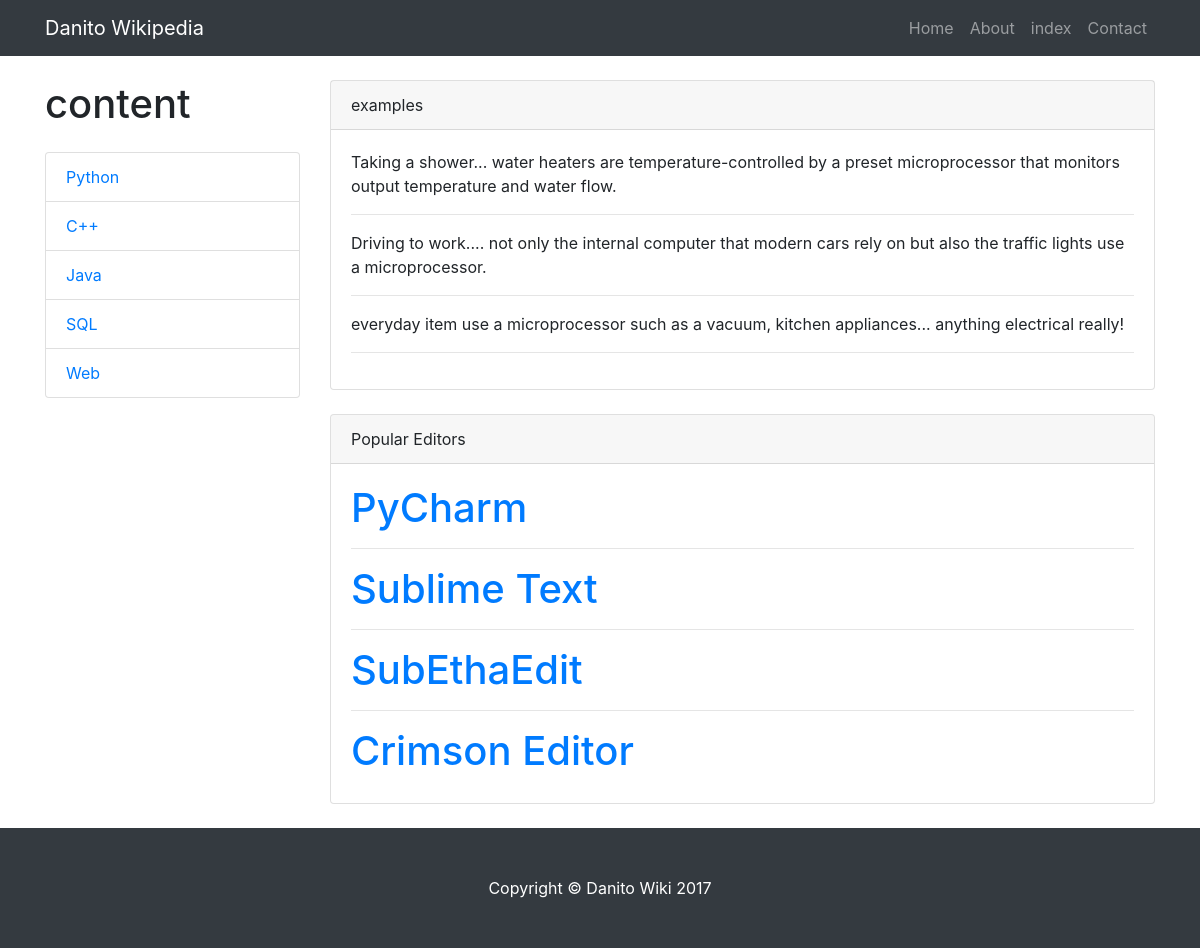
/Examples/, run on the app's committed database.
### wiki/models.py (models this page shows)
class languagecont(models.Model):
    language = models.CharField(max_length=200)
    information = models.TextField()
    figure = models.CharField(max_length=200)
    figureinfo = models.TextField()
    figuredob = models.CharField(max_length=200)

class example(models.Model):
    examName = models.CharField(max_length=200)
    examOne = models.TextField()
    examTwo = models.TextField()
    examThree = models.TextField()
    popeditors = models.CharField(max_length=200, default='Popular Editors')
    popeditor1 = models.CharField(max_length=200, default=' ')
    popeditor1link = models.CharField(max_length=200, default=' ')
    popeditor2 = models.CharField(max_length=200, default=' ')
    popeditor2link = models.CharField(max_length=200, default=' ')
    popeditor3 = models.CharField(max_length=200, default=' ')
    popeditor3link = models.CharField(max_length=200, default=' ')
    popeditor4 = models.CharField(max_length=200, default=' ')
    popeditor4link = models.CharField(max_length=200, default=' ')

### wiki/views.py (the view)
# urls.py: path('Examples/', views.wiki_liste, name='examples'),
def wiki_liste(request):
    pythonobj = languagecont.objects.filter(pk=1)
    cplusplusobj = languagecont.objects.filter(pk=2)
    javaobj = languagecont.objects.filter(pk=3)
    sqlobj = languagecont.objects.filter(pk=4)
    webobj = languagecont.objects.filter(pk=5)
    homeobj = languagecont.objects.filter(pk=6)
    exampleobj = example.objects.filter(pk=8)
    usageobj = usage.objects.filter(pk=8)
    return render(request, 'wiki/indexe.html', {'python': pythonobj, 'cplusplus': cplusplusobj,
                                                'java': javaobj, 'sql': sqlobj, 'web': webobj, 'home': homeobj,
                                                'usage': usageobj, 'example': exampleobj})

### wiki/templates/wiki/indexe.html (shortened to what this page needs)
{% load static %}
<!DOCTYPE html>
<html lang="en">
  <head>
    <link href="{% static "vendor/bootstrap/css/bootstrap.min.css" %}" rel="stylesheet">
    <link href="{% static "css/shop-item.css" %}" rel="stylesheet">
  </head>
  <body>
    <nav class="navbar navbar-expand-lg navbar-dark bg-dark fixed-top">
      <div class="container">
        <a class="navbar-brand" href="{% url 'index' %}">Danito Wikipedia</a></br>
        <div class="collapse navbar-collapse" id="navbarResponsive">
          <ul class="navbar-nav ml-auto">
            <li class="nav-item">
              <a class="nav-link" href="{% url 'index' %}">Home
              </a>
            </li>
            <li class="nav-item">
              <a class="nav-link" href="{% url 'about' %}">About</a>
            </li>
            <li class="nav-item">
              <a class="nav-link" href="{% url 'indexindex' %}">index</a>
            </li>
            <li class="nav-item">
              <a class="nav-link" href="{% url 'contact' %}">Contact</a>
            </li>
          </ul>
        </div>
      </div>
    </nav>
    <div class="container">
      <div class="row">
        <div class="col-lg-3">
          <h1 class="my-4">content</h1>
          <div class="list-group">
            <a href="{% url 'Python' %}" class="list-group-item">
            {% for info in python %}
            	{{ info.language }}
            {% endfor %}
            </a>
            <a href="{% url 'C++' %}" class="list-group-item">
            {% for info in cplusplus %}
            	{{ info.language }}
            {% endfor %}
            </a>
            <a href="{% url 'Java' %}" class="list-group-item">
            {% for info in java %}
            	{{ info.language }}
            {% endfor %}
            </a>
            <a href="{% url 'SQL' %}" class="list-group-item">
            {% for info in sql %}
            	{{ info.language }}
            {% endfor %}
            </a>
				<a href="{% url 'Web' %}" class="list-group-item">
				{% for info in web %}
            	{{ info.language }}
            {% endfor %}
				</a>
          </div>
        </div>
        <div class="col-lg-9">
          <div class="card mt-4">
            <div class="card-header">
              examples
            </div>
            <div class="card-body">
              <p>
              {% for info in example %}
            	{{ info.examOne }}
            {% endfor %}
            </p>
              <hr>
            <p>
              {% for info in example %}
            	{{ info.examTwo }}
            {% endfor %}
            </p>
              <hr>
            <p>
              {% for info in example %}
            	{{ info.examThree }}
            {% endfor %}
            </p>
              <hr>
            </div>
          </div>
          <div class="card card-outline-secondary my-4">
            <div class="card-header">
              {% for info in example %}
            	{{ info.popeditors }}
            {% endfor %}
            </div>
            <div class="card-body">
            <h1><a href="{% for info in example %}
            	{{ info.popeditor1link }}
            {% endfor %}">{% for info in example %}
            	{{ info.popeditor1 }}
            {% endfor %}
            </a>
            </h1>
              <hr>
            <h1><a href="{% for info in example %}
            	{{ info.popeditor2link }}
            {% endfor %}">{% for info in example %}
            	{{ info.popeditor2 }}
            {% endfor %}
            </a>
            </h1>
              <hr>
              <h1><a href="{% for info in example %}
            	{{ info.popeditor3link }}
            {% endfor %}">{% for info in example %}
            	{{ info.popeditor3 }}
            {% endfor %}
            </a>
            </h1>
              <hr>
              <h1><a href="{% for info in example %}
            	{{ info.popeditor4link }}
            {% endfor %}">{% for info in example %}
            	{{ info.popeditor4 }}
            {% endfor %}
            </a>
            </h1>
            </div>
          </div>
        </div>
      </div>
    </div>
    <footer class="py-5 bg-dark">
      <div class="container">
        <p class="m-0 text-center text-white">Copyright &copy; Danito Wiki 2017</p>
      </div>
    </footer>
  </body>
</html>

### wiki/templates/wiki/static/css/shop-item.css (style rules this page uses)
body { padding-top: 54px; }
@media (min-width: 992px) { body { padding-top: 56px; } }

### data on the page
languagecont: language "Python"
languagecont: language "C++"
languagecont: language "Java"
languagecont: language "SQL"
languagecont: language "Web"
example: examOne "Taking a shower... water heaters are temperature-controlled by a preset microprocessor that monitors output temperature and water flow.", examTwo "Driving to work.... not only the internal computer that modern cars rely on but also the traffic lights use a microprocessor.", examThree "everyday item use a microprocessor such as a vacuum, kitchen appliances... anything electrical really!", popeditors "Popular Editors", popeditor1 "PyCharm", popeditor2 "Sublime Text", popeditor3 "SubEthaEdit", popeditor4 "Crimson Editor"
